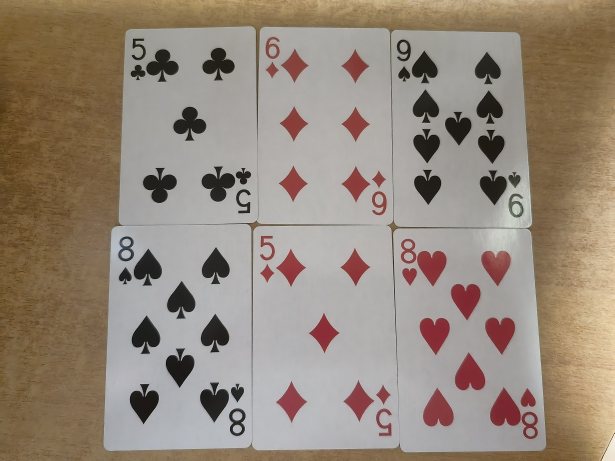
#> input picture opencv学习/poker.jpg, 1229 x 922 px (shown at 1/2 size)
$ python '07_模板匹配.py'
#> lines starting #> are read from the running program, lines starting #| are printed output that depends on the picture; after the words box and inside, x2 and y2 are one past the last pixel; in counts of white or black regions, pixels touching at a corner belong together
#!/usr/bin/python3
# -*- coding: utf-8 -*-
# @Time    : 2023/7/25 22:34
# @Author  : pat
# @FileName: 07_模板匹配.py
# @Software: PyCharm

import cv2
import numpy as np

image = cv2.imread("poker.jpg")
#> image is the input picture: shape (922, 1229, 3); mean B, G, R 122.7, 136.4, 149.9
gray = cv2.cvtColor(image, cv2.COLOR_BGR2GRAY)
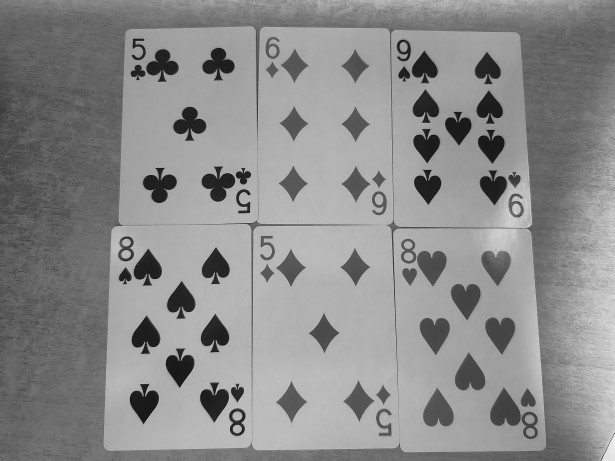
#> gray: shape (922, 1229) (shown at 1/2 size); min 0, max 252, mean 138.9

template = gray[320:410, 547:622]
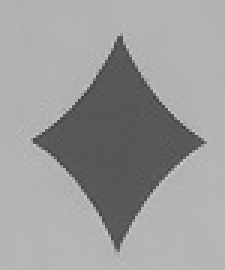
#> template: shape (90, 75) (shown 3 times larger); min 64, max 205, mean 156.2

result = cv2.matchTemplate(gray, template, cv2.TM_CCOEFF_NORMED)
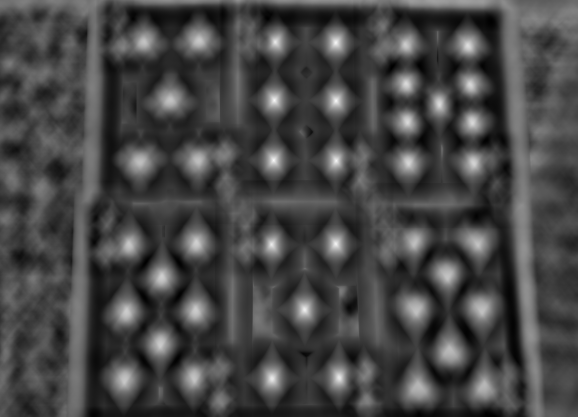
#> result: shape (833, 1155) float32 (shown at 1/2 size); min -0.4, max 1, mean -0.016; drawn with min black and max white
location = np.where(result > 0.9)
#> location = 87 positions, rows 83 to 620, columns 546 to 673

w, h = template.shape[0:2]
#> w = 90; h = 75
for pt in zip(*location[::-1]):
    cv2.rectangle(image, pt, (pt[0] + w, pt[1] + h), (0, 0, 255), 2)
#> this loop made 87 passes
#> pt on passes 1 to 12: (671, 83), (672, 83), (670, 84), (671, 84), (672, 84), (673, 84), (670, 85), (671, 85), (672, 85), (673, 85), (670, 86), (671, 86)
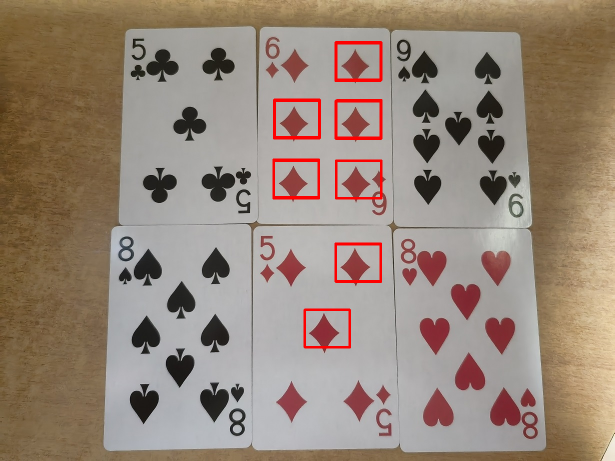
#> image: shape (922, 1229, 3) (shown at 1/2 size); 1.2% of pixels changed, all inside (x1, y1, x2, y2) = (545, 82, 765, 697)

cv2.imshow("template", template)
cv2.imshow("image", image)
cv2.waitKey(0)

$ run again, with opencv学习/frame.png saved as opencv学习/poker.jpg
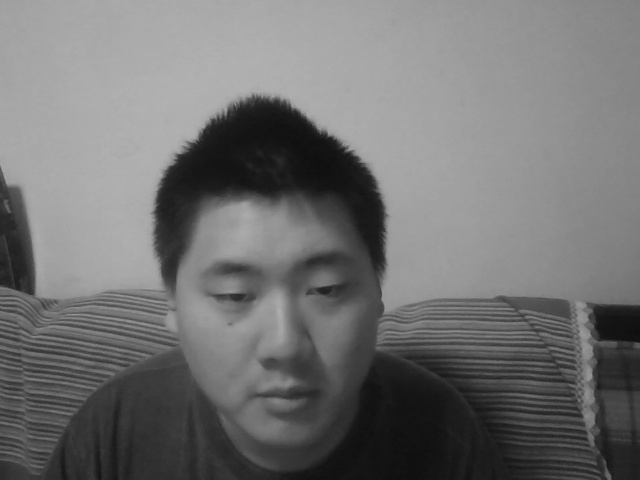
#> input picture opencv学习/frame.png, 640 x 480 px
#> image is the input picture: shape (480, 640, 3); min 14, max 178, mean 113.4
#> `result = cv2.matchTemplate(gray, template, cv2.TM_CCOEFF_NORMED)`:
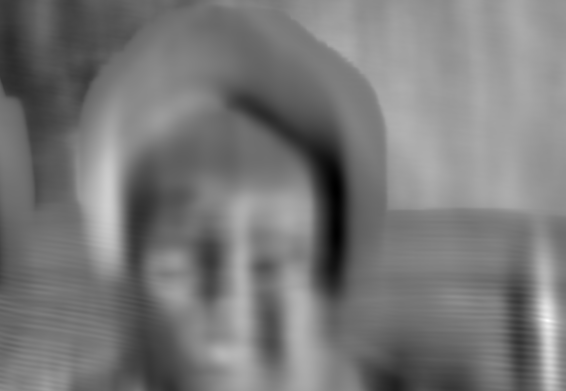
#> result: shape (391, 566) float32; min -0.757, max 1, mean 0.0745; drawn with min black and max white
#> location = 13 positions, rows 319 to 321, columns 545 to 549
#> the loop `for pt in zip(*location[::-1]):` made 13 passes
#> pt on passes 1 to 8: (545, 319), (546, 319), (547, 319), (548, 319), (545, 320), (546, 320), (547, 320), (548, 320)
#> after the loop `for pt in zip(*location[::-1]):`:
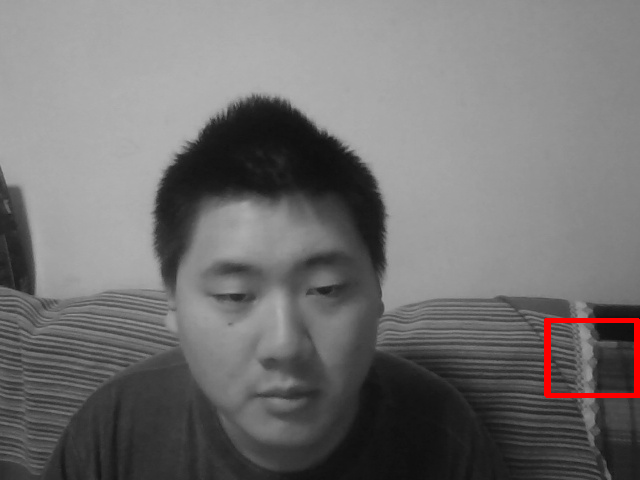
#> image: shape (480, 640, 3); 0.61% of pixels changed, all inside (x1, y1, x2, y2) = (544, 318, 640, 398)
